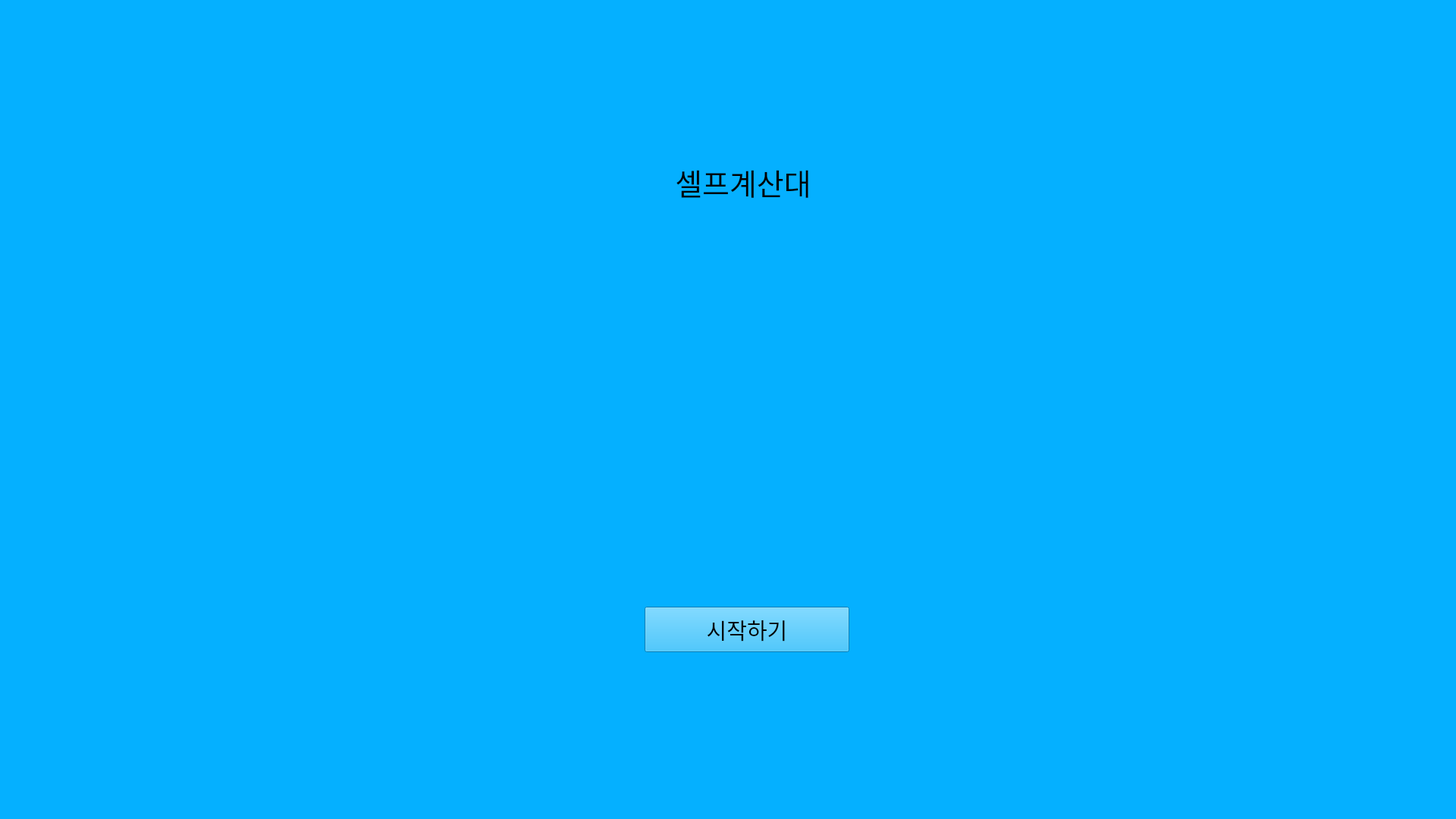
<?xml version="1.0" encoding="UTF-8"?>
<ui version="4.0">
 <class>MainWindow</class>
 <widget class="QMainWindow" name="MainWindow">
  <property name="geometry">
   <rect>
    <x>0</x>
    <y>0</y>
    <width>1920</width>
    <height>1080</height>
   </rect>
  </property>
  <property name="windowTitle">
   <string>MainWindow</string>
  </property>
  <property name="styleSheet">
   <string notr="true">background-color: rgb(5, 176, 255);</string>
  </property>
  <widget class="QWidget" name="centralwidget">
   <widget class="QPushButton" name="start_button">
    <property name="geometry">
     <rect>
      <x>850</x>
      <y>800</y>
      <width>270</width>
      <height>60</height>
     </rect>
    </property>
    <property name="font">
     <font>
      <pointsize>22</pointsize>
     </font>
    </property>
    <property name="text">
     <string>시작하기</string>
    </property>
   </widget>
   <widget class="QLabel" name="label">
    <property name="geometry">
     <rect>
      <x>750</x>
      <y>330</y>
      <width>420</width>
      <height>420</height>
     </rect>
    </property>
    <property name="text">
     <string/>
    </property>
    <property name="pixmap">
     <pixmap>shopping-cart.png</pixmap>
    </property>
    <property name="scaledContents">
     <bool>true</bool>
    </property>
   </widget>
   <widget class="QLabel" name="title_label">
    <property name="geometry">
     <rect>
      <x>880</x>
      <y>200</y>
      <width>200</width>
      <height>80</height>
     </rect>
    </property>
    <property name="font">
     <font>
      <pointsize>29</pointsize>
     </font>
    </property>
    <property name="text">
     <string>셀프계산대</string>
    </property>
    <property name="alignment">
     <set>Qt::AlignCenter</set>
    </property>
   </widget>
  </widget>
  <widget class="QMenuBar" name="menubar">
   <property name="geometry">
    <rect>
     <x>0</x>
     <y>0</y>
     <width>1920</width>
     <height>23</height>
    </rect>
   </property>
  </widget>
  <widget class="QStatusBar" name="statusbar"/>
 </widget>
 <resources/>
 <connections/>
</ui>
